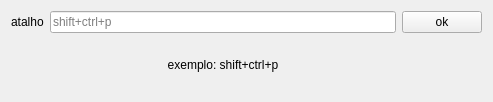
<?xml version="1.0" encoding="UTF-8"?>
<ui version="4.0">
 <class>Form</class>
 <widget class="QWidget" name="Form">
  <property name="geometry">
   <rect>
    <x>0</x>
    <y>0</y>
    <width>493</width>
    <height>102</height>
   </rect>
  </property>
  <property name="sizePolicy">
   <sizepolicy hsizetype="Fixed" vsizetype="Fixed">
    <horstretch>0</horstretch>
    <verstretch>0</verstretch>
   </sizepolicy>
  </property>
  <property name="windowTitle">
   <string>Form</string>
  </property>
  <layout class="QGridLayout" name="gridLayout_2">
   <item row="0" column="0">
    <layout class="QGridLayout" name="gridLayout">
     <item row="2" column="2">
      <widget class="QLabel" name="label_2">
       <property name="text">
        <string>exemplo: shift+ctrl+p</string>
       </property>
       <property name="alignment">
        <set>Qt::AlignmentFlag::AlignCenter</set>
       </property>
      </widget>
     </item>
     <item row="1" column="0">
      <widget class="QLabel" name="label">
       <property name="text">
        <string>atalho</string>
       </property>
      </widget>
     </item>
     <item row="1" column="2">
      <widget class="QLineEdit" name="lineEdit">
       <property name="placeholderText">
        <string>shift+ctrl+p</string>
       </property>
      </widget>
     </item>
     <item row="1" column="3">
      <widget class="QPushButton" name="btnOk">
       <property name="text">
        <string>ok</string>
       </property>
      </widget>
     </item>
    </layout>
   </item>
  </layout>
 </widget>
 <resources/>
 <connections/>
</ui>
